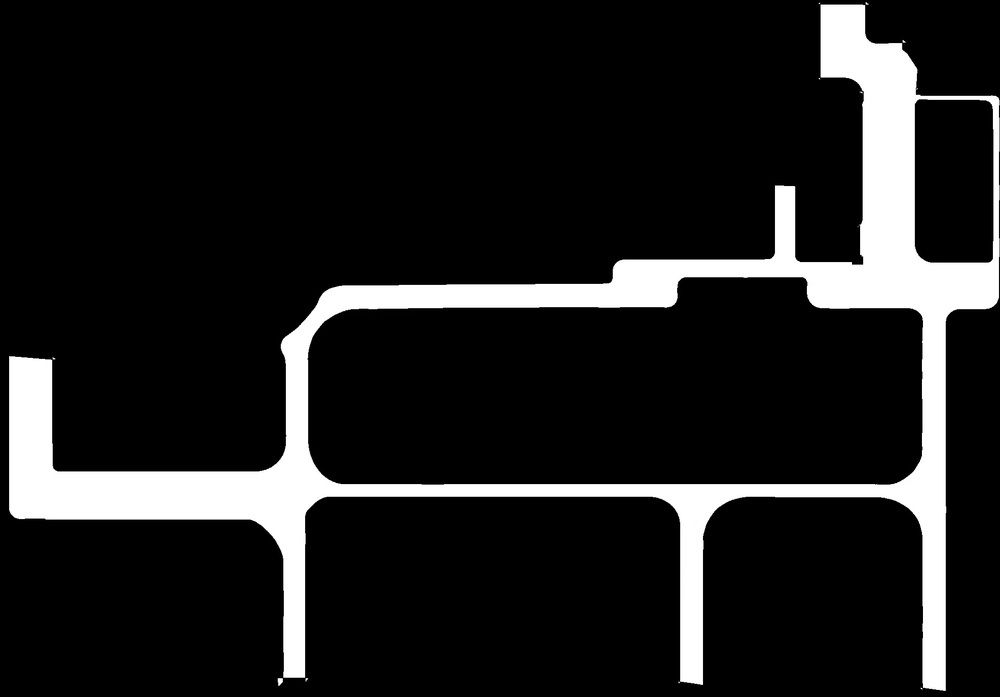
#> input picture env1.jpg, 1000 x 697 px, shrunk from 1973 x 1375 before the run, found by its file name
$ python Detect.py
#> lines starting #> are read from the running program, lines starting #| are printed output that depends on the picture; after the words box and inside, x2 and y2 are one past the last pixel; in counts of white or black regions, pixels touching at a corner belong together
### Env.py
import random
import numpy as np
import cv2


class Environment:
    def __init__(self, env_png=r"C:\Users\Mr.D\Desktop\A\env4.png"):
        """
        初始化环境类。

        参数:
            env_png (str): 环境图像文件路径，默认值为指定路径。
        """

        self.read_env(env_png)  # 读取环境图像并进行预处理
        self.erode_env = self.erode(4)
        self.using_env = self.erode_env  # 算法中预规划使用膨胀后的地图
        self.rows = self.bin_env.shape[0]  # 获取地图行数
        self.columns = self.bin_env.shape[1]  # 获取地图列数
        self.start = None
        self.goal = None
        self.set_start_goal()  # 设置随机起点和终点

    def set_start_goal(self):
        """
        设定随机的起点和终点。

        该方法从非障碍物的位置中随机选择一个点作为起点，然后从剩余的非障碍物位置中随机选择一个点作为终点。
        """
        # 找到所有非障碍物的位置
        valid_positions = [(x, y) for x in range(self.rows) for y in range(self.columns) if self.bin_env[x][y] != 0]

        # 随机选择起点
        start_index = random.choice(valid_positions)
        self.start = start_index
        valid_positions.remove(start_index)

        # 从剩下的位置中选择终点
        goal_index = random.choice(valid_positions)
        self.goal = goal_index

    def rgb2gray(self, rgb_img):
        """
        将原始图像转为灰度图。

        参数:
            rgb_img (numpy.ndarray): 原始RGB图像。

        返回:
            numpy.ndarray: 转换后的灰度图。
        """
        gray = rgb_img[:, :, 0] * 0.295 + rgb_img[:, :, 1] * 0.587 + rgb_img[:, :, 2] * 0.114
        return gray.astype(np.uint8)

    def im_binary(self, gray_image, t=100):
        """
        将灰度图转为二值图（黑白图）。

        参数:
            gray_image (numpy.ndarray): 灰度图。
            t (int): 阈值，默认为80。

        返回:
            numpy.ndarray: 转换后的二值图。
        """
        binary_image = np.zeros(shape=(gray_image.shape[0], gray_image.shape[1]), dtype=np.uint8)
        for i in range(gray_image.shape[0]):
            for j in range(gray_image.shape[1]):
                if gray_image[i][j] > t:
                    binary_image[i][j] = 0
                else:
                    binary_image[i][j] = 1
        return binary_image

    def read_env(self, env_png):
        """
        读取环境图像并进行预处理。

        参数:
            env_png (str): 环境图像文件路径。
        """
#> called with env_png = 'C:\\Users\\Mr.D\\Desktop\\A2\\env1.jpg'

        self.origin_env = np.array(cv2.imread(env_png))  # 读取环境图像
#> self.origin_env is the input picture: shape (697, 1000, 3); min 0, max 255, mean 32.4
        self.gray_img = 255 - self.rgb2gray(self.origin_env)  # 将图像转换为灰度图，并反转颜色
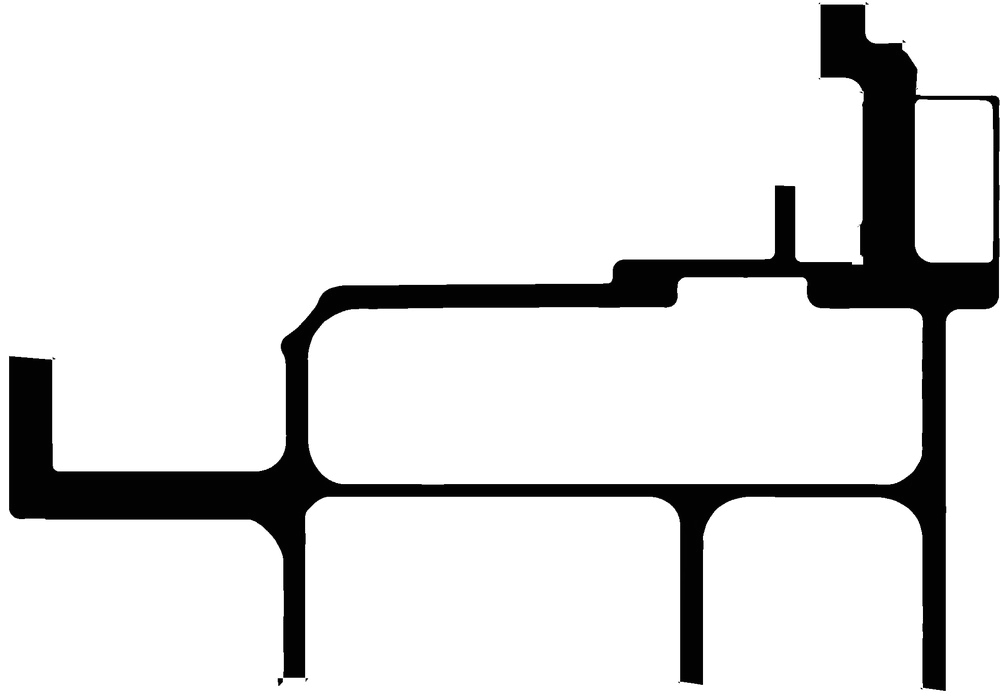
#> self.gray_img: shape (697, 1000); min 2, max 255, mean 222.9
        self.bin_env = self.im_binary(self.gray_img)  # 将灰度图转换为二值图
#> after the loop in im_binary, `for i in range(gray_image.shape[0]):`:
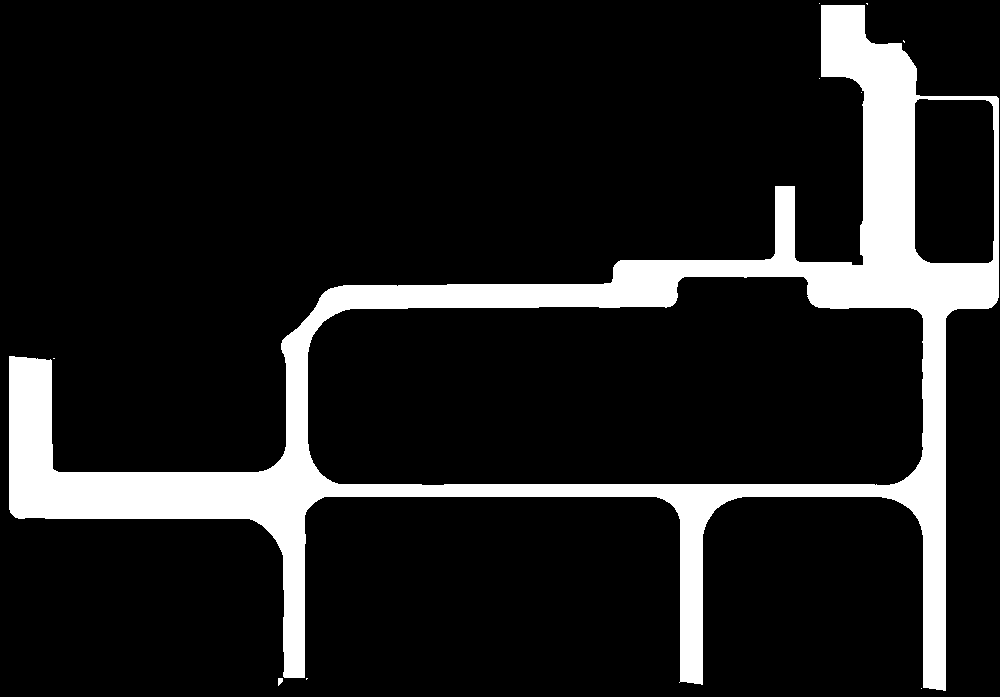
#> binary_image: shape (697, 1000); values 0 (black) and 1 (white), 12.6% white; 10 white regions (8 under 20 px), largest, box (x1, y1, x2, y2) and area: (9, 5, 999, 691) 87842, (278, 678, 283, 686) 30

    def erode(self, kernel_size, iterations=2):
        """
        对二值图进行腐蚀操作。

        参数:
            kernel_size (int): 腐蚀核大小。
            iterations (int): 腐蚀迭代次数，默认为2。

        返回:
            numpy.ndarray: 腐蚀后的二值图。
        """
#> called with kernel_size = 4, iterations = 2
        kernel = np.ones((kernel_size, kernel_size), np.uint8)
        erode_env = cv2.erode(self.bin_env, kernel, iterations=iterations)
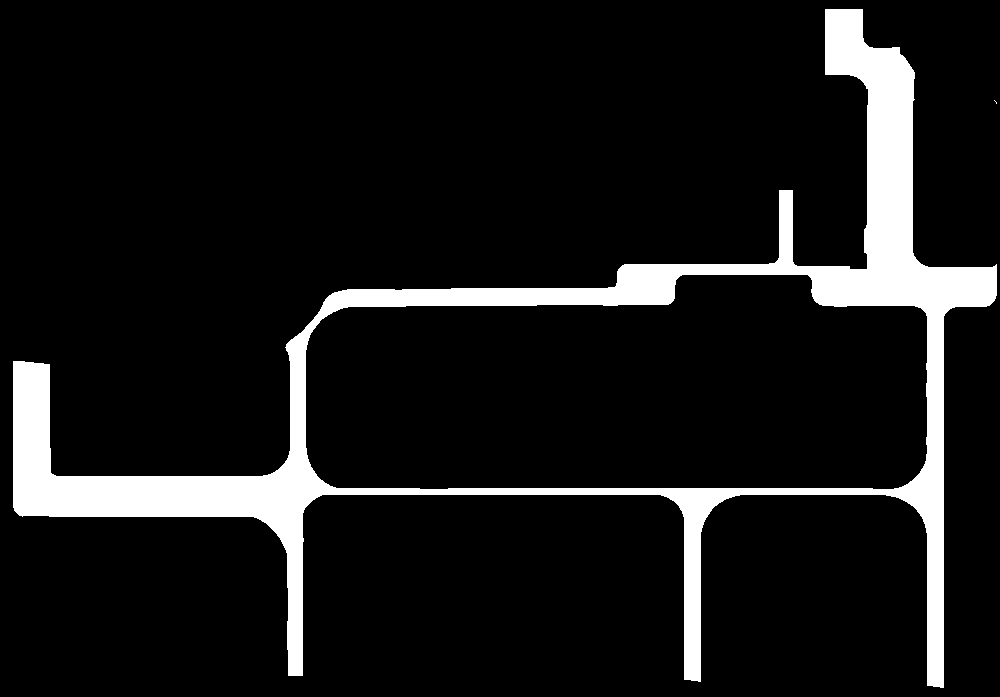
#> erode_env: shape (697, 1000); values 0 (black) and 1 (white), 9.7% white; 2 white regions (1 under 20 px), largest, box (x1, y1, x2, y2) and area: (13, 9, 997, 688) 67847
        return erode_env

    # [14 lines left out: function dilate, not called in this run]

### Detect.py
import matplotlib.pyplot as plt
from Env import Environment
import numpy as np

class Detect:
    def __init__(self, env="C:\\Users\\Mr.D\\Desktop\\A2\\env1.jpg"):
        """
        初始化右倾规划类。

        参数:
            env (str): 环境图像文件路径，默认值为指定路径。
        """
        self.env = Environment(env)  # 创建环境实例
#> in set_start_goal, `valid_positions = [(x, y) for x in range(self.rows) for y in range(sel..`: valid_positions = 87888 items
#> in set_start_goal, `start_index = random.choice(valid_positions)`: start_index = (466, 310)
#> in set_start_goal, `goal_index = random.choice(valid_positions)`: goal_index = (483, 28)
        # self.env.start = (580, 1868)
        # self.env.goal = (961, 214)
        self.roads = []
        self.opposite_point = []
        self.roads_vector1 = []
        self.marking_points = []


    def show(self):
        plt.show()

    def show_opposite_point(self):
        self.opposite_point = np.load('opposite_point.npy', allow_pickle=True).item()  # 预处理的邻居点
#> (reads opposite_point.npy from the repository)
        fig, ax = plt.subplots()
        # 绘制环境图像
        # 反转颜色：将值为 255 的地方变为 0（黑色），将值为 0 的地方变为 255（白色）
        ax.imshow(self.env.erode_env, cmap='gray')

        for i in self.opposite_point:
            point = [i, self.opposite_point[i]]
            point_x, point_y = zip(*point)
            ax.plot(point_y, point_x, 'b-', linewidth=1, label='opposite_point')

        # 为了避免重复的图例项，只添加一次路径标签
        handles, labels = ax.get_legend_handles_labels()
        by_label = dict(zip(labels, handles))
        ax.legend(by_label.values(), by_label.keys())

        # 设置轴标签
        ax.set_xlabel('Y')
        ax.set_ylabel('X')


    def show_roads(self):
        self.roads = np.load('roads.npy', allow_pickle=True).item()  # 加载道路点集并转换为元组
#> (reads roads.npy from the repository)
        fig, ax = plt.subplots()
        # 绘制环境图像
        # 反转颜色：将值为 255 的地方变为 0（黑色），将值为 0 的地方变为 255（白色）
        ax.imshow(self.env.erode_env, cmap='gray')

        point_x, point_y = zip(*self.roads)
        ax.plot(point_y, point_x, 'b.', linewidth=1, label='roads')

        # 为了避免重复的图例项，只添加一次路径标签
        handles, labels = ax.get_legend_handles_labels()
        by_label = dict(zip(labels, handles))
        ax.legend(by_label.values(), by_label.keys())

        # 设置轴标签
        ax.set_xlabel('Y')
        ax.set_ylabel('X')

    def show_roads_vector1(self):
        self.roads_vector1 = np.load('roads_vector1.npy', allow_pickle=True).item()  # 道路向量
#> (reads roads_vector1.npy from the repository)
        fig, ax = plt.subplots()
        # 绘制环境图像
        # 反转颜色：将值为 255 的地方变为 0（黑色），将值为 0 的地方变为 255（白色）
        ax.imshow(self.env.erode_env, cmap='gray')

        for i in self.roads_vector1:
            point = [i, (i[0] + self.roads_vector1[i][0], i[1] + self.roads_vector1[i][1])]
            point_x, point_y = zip(*point)
            ax.plot(point_y, point_x, 'b-', linewidth=1, label='roads_vector1')

        # 为了避免重复的图例项，只添加一次路径标签
        handles, labels = ax.get_legend_handles_labels()
        by_label = dict(zip(labels, handles))
        ax.legend(by_label.values(), by_label.keys())

        # 设置轴标签
        ax.set_xlabel('Y')
        ax.set_ylabel('X')

    def show_marking_points(self):
        self.marking_points = np.load('marking_points.npy', allow_pickle=True).item()
#> (reads marking_points.npy from the repository)
        fig, ax = plt.subplots()
        # 绘制环境图像
        # 反转颜色：将值为 255 的地方变为 0（黑色），将值为 0 的地方变为 255（白色）
        ax.imshow(self.env.erode_env, cmap='gray')

        for i in self.marking_points:
            point = [i, self.opposite_point[i]]
            point_x, point_y = zip(*point)
            ax.plot(point_y, point_x, 'b-', linewidth=1, label='marking_points')

        # 为了避免重复的图例项，只添加一次路径标签
        handles, labels = ax.get_legend_handles_labels()
        by_label = dict(zip(labels, handles))
        ax.legend(by_label.values(), by_label.keys())

        # 设置轴标签
        ax.set_xlabel('Y')
        ax.set_ylabel('X')


x =Detect()
x.show_opposite_point()
x.show_roads()
x.show_roads_vector1()
#> (the run stopped early here; a loop or call above may not have finished)
